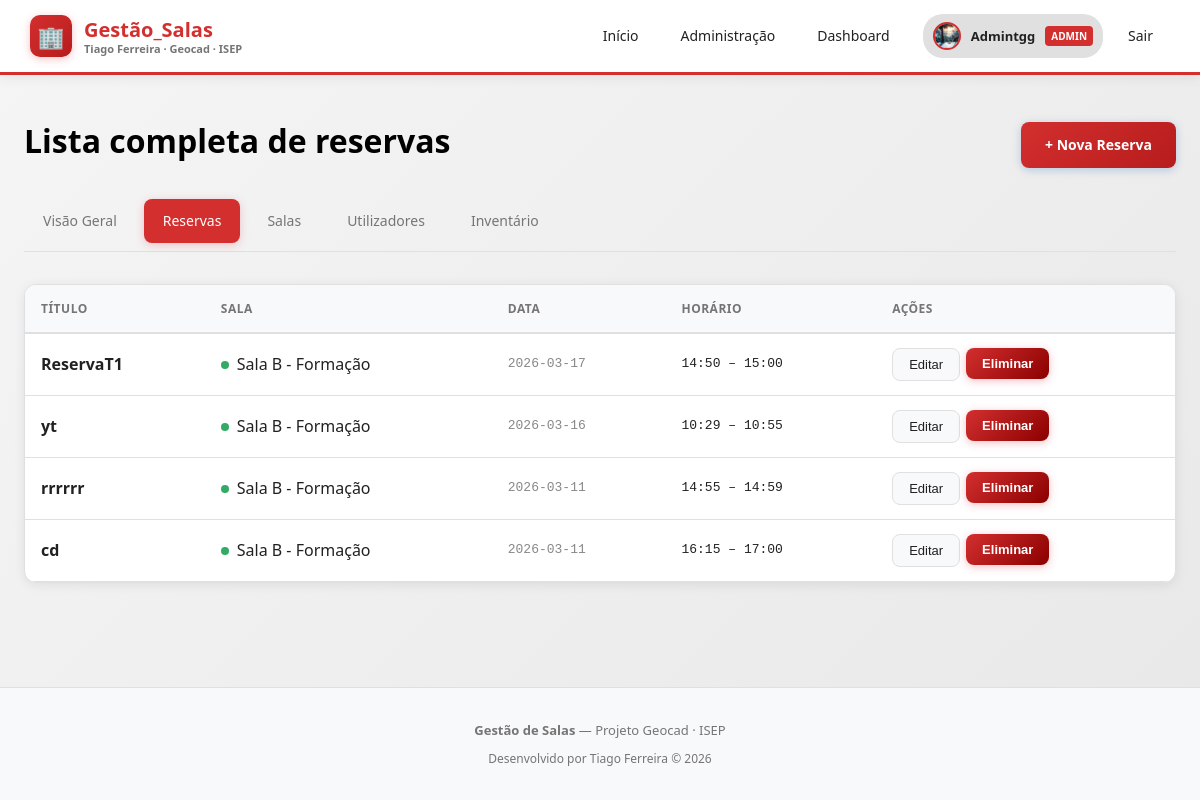
/admin/reservations (signed in), run on an earlier commit of the app's database.
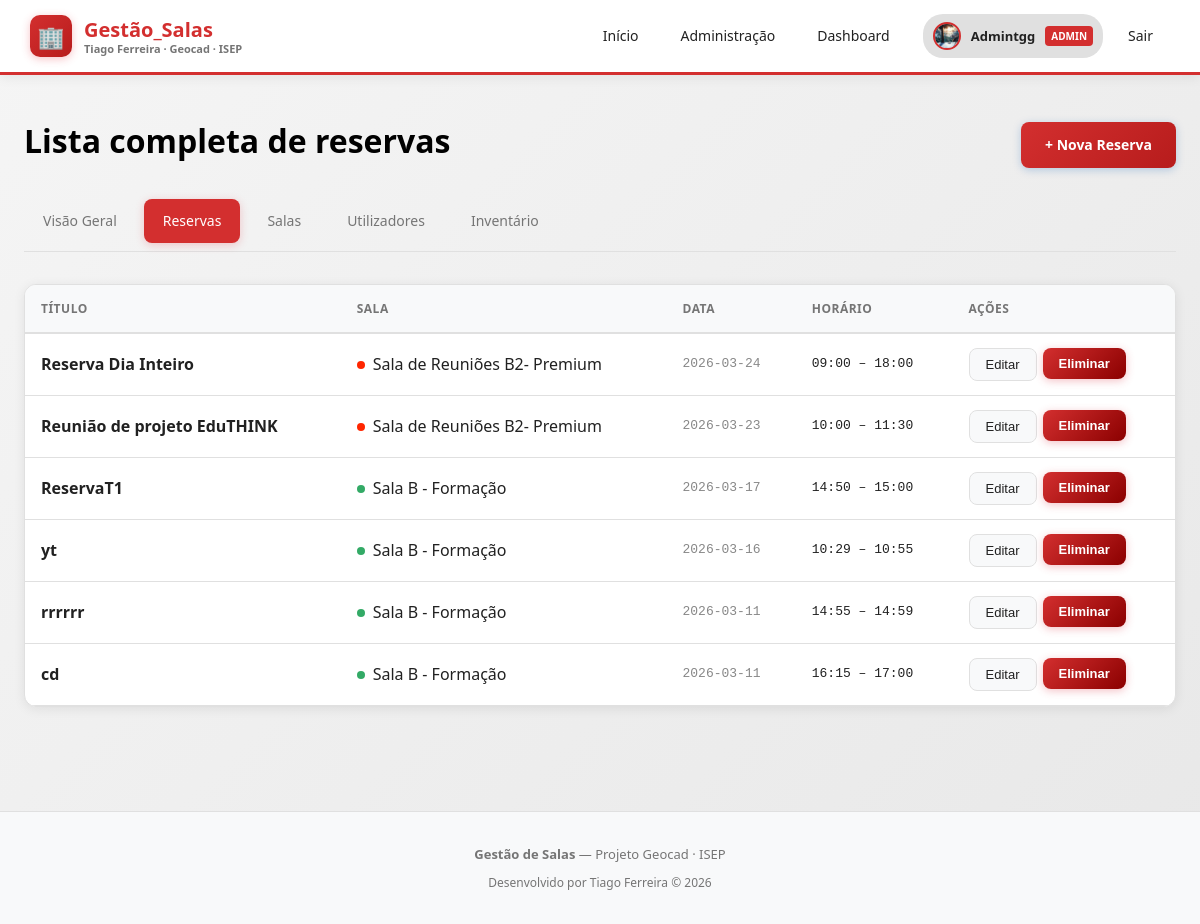
And on a later commit of the database.
### app/models.py (models this page shows)
class Reservation(Base):
    __tablename__ = "reservations"
    id         = Column(Integer, primary_key=True, index=True)
    title      = Column(String, nullable=False)
    date       = Column(String, nullable=False)        # ex: "2026-02-23"
    start_time = Column(String, nullable=False)        # ex: "09:00"
    end_time   = Column(String, nullable=False)        # ex: "10:00"
    room_id = Column(Integer, ForeignKey("rooms.id"), nullable=False)
    user_id = Column(Integer, ForeignKey("users.id"), nullable=False)
    room = relationship("Room", back_populates="reservations")
    user = relationship("User", back_populates="reservations")

class Room(Base):
    __tablename__ = "rooms"
    id         = Column(Integer, primary_key=True, index=True)
    name       = Column(String, nullable=False)
    capacity   = Column(Integer, nullable=False)
    location   = Column(String, nullable=False)
    color      = Column(String, default="#e85d04")
    start_time = Column(String, nullable=False)        # ex: "08:00"
    end_time   = Column(String, nullable=False)        # ex: "18:00"
    work_days  = Column(String, default="1,2,3,4,5")  # dias da semana separados por vírgula
    reservations = relationship("Reservation", back_populates="room")
    equipment = relationship("Equipment", back_populates="room")

### app/routers/admin.py (the view)
@router.get("/reservations")
async def reservations(request: Request, db=Depends(get_db)):
    user = require_admin(request, db)
    reservations = db.query(models.Reservation).order_by(models.Reservation.date.desc(), models.Reservation.start_time).all()
    rooms_list = db.query(models.Room).all()
    rooms = {r.id: r for r in rooms_list}
    return request.app.state.templates.TemplateResponse(
        "admin_reservations.html",
        {"request": request, "user": user, "reservations": reservations, "rooms": rooms},
    )

### app/templates/admin_reservations.html (shortened to what this page needs)
{% extends "base.html" %}
{% block content %}
<div class="container">
  <div style="display: flex; justify-content: space-between; align-items: center; margin-bottom: 24px;">
    <h1 class="page-title">Lista completa de reservas</h1>
    <a href="/dashboard" class="btn btn-primary">+ Nova Reserva</a>
  </div>
  <div class="admin-tabs">
    <a class="admin-tab" href="/admin">Visão Geral</a>
    <a class="admin-tab active" href="/admin/reservations">Reservas</a>
    <a class="admin-tab" href="/admin/rooms">Salas</a>
    <a class="admin-tab" href="/admin/users">Utilizadores</a>
    <a class="admin-tab" href="/admin/inventory">Inventário</a>
  </div>
  <div class="card" style="padding: 0; overflow: hidden;">
    <table>
      <thead>
        <tr>
          <th>Título</th>
          <th>Sala</th>
          <th>Data</th>
          <th>Horário</th>
          <th>Ações</th>
         </tr>
      </thead>
      <tbody>
        {% if reservations %}
          {% for r in reservations %}
            {% set room = rooms.get(r.room_id) %}
            <tr>
              <td style="font-weight: 600;">{{ r.title }}</td>
              <td>
                <div style="display: flex; align-items: center; gap: 8px;">
                  <div style="width: 8px; height: 8px; border-radius: 50%; background: {{ room.color if room else '#888' }};"></div>
                  {{ room.name if room else '—' }}
                </div>
              </td>
              <td style="font-family: monospace; color: #888;">{{ r.date }}</td>
              <td style="font-family: monospace;">{{ r.start_time }} – {{ r.end_time }}</td>
              <td>
                <div style="display: flex; gap: 6px;">
                  <button class="btn btn-secondary btn-sm" onclick="openModal('modal-edit-{{ r.id }}')">Editar</button>
                  <form method="post" action="/reservations/delete/{{ r.id }}" style="display:inline;" onsubmit="return confirm('Eliminar reserva?')">
                    <button class="btn btn-danger btn-sm" type="submit">Eliminar</button>
                  </form>
                </div>
              </td>
            </tr>
          {% endfor %}
        {% else %}
          <tr>
            <td colspan="5" style="text-align: center; color: #555; padding: 40px;">Sem reservas registadas.</td>
          </tr>
        {% endif %}
      </tbody>
    </table>
  </div>
</div>
{% endblock %}

What changed in the data, as far as the page shows it:
added Reservation: title "Reserva Dia Inteiro", date "2026-03-24", start_time "09:00", end_time "18:00"
added Room: name "Sala de Reuniões B2- Premium"
added Reservation: title "Reunião de projeto EduTHINK", date "2026-03-23", start_time "10:00", end_time "11:30"
